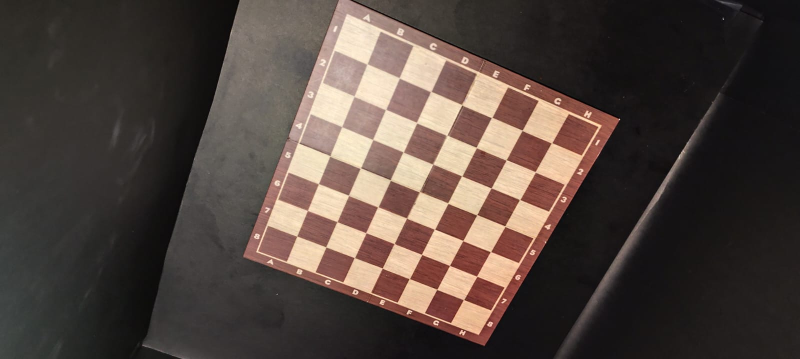
#> input picture NicolasDussan_NicolasGallego/imagenes/chess1/IMG-20250223-WA0087.jpg, 1600 x 718 px (shown at 1/2 size); its folder holds 4 pictures in this run
$ jupyter execute --allow-errors 'Entrega_1_visión.ipynb'   (shell and % lines are left out)
#> lines starting #> are read from the running program, lines starting #| are printed output that depends on the picture
<table>
    <tr>
        <td></td>
        <td>&nbsp;</td>
        <td>
            <h1 style="font-size:200%;color:blue;text-align:center">    <FONT COLOR="blue">  Generación 3D  </FONT>         </h1></td>
        <td>
            <tp><p style="font-size:99%;text-align:center">Visión por computadora </p></tp>
            <tp><p style="font-size:115%;text-align:center">Pregrado MACC 2024-2</p></tp>
            <tp><p style="font-size:115%;text-align:center">Nicolás Dussan & Nicolas Eduardo Gallego</p></tp>
        </td>
    </tr>
</table>

**Importación de librearias**

[cell 1]
import cv2 as cv
import glob
import os
import numpy as np
import open3d as o3d

**Calibración de la cámara**

[cell 2]
#definir una función para la calibración de la cámara a partir de las imagenes de chess
def calibración(iter, umbral, dir):
#> called with iter = 30, umbral = 0.0001
    criteria = (cv.TERM_CRITERIA_EPS + cv.TERM_CRITERIA_MAX_ITER, iter, umbral)

    objp = np.zeros((7 * 7, 3), np.float32)
    objp[:, :2] = np.mgrid[0:7, 0:7].T.reshape(-1, 2)

    objpoints = []
    imgpoints = []

    imagenes = dir

    for imagen in imagenes:
        img = cv.imread(imagen)
#> img is the input picture: shape (718, 1600, 3); mean B, G, R 62.3, 68.4, 80.8
        if img is None:
            print(f" No se pudo cargar la imagen {imagen}")
            continue

        gray = cv.cvtColor(img, cv.COLOR_BGR2GRAY)
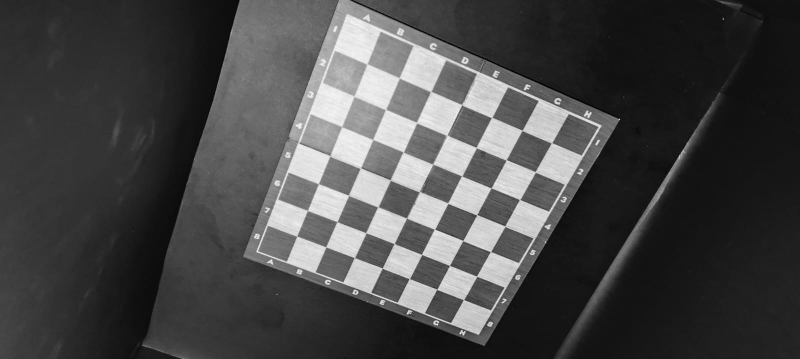
#> gray: shape (718, 1600) (shown at 1/2 size); min 0, max 249, mean 71.4
        ret, corners = cv.findChessboardCorners(gray, (7, 7), None)
#> ret = True; corners = 49 rows, first 8: [734.4, 128.4], [798.7, 156.4], [862.6, 183.4], [925.2, 211], [985.4, 235], [1044.4, 260.4], [1104.9, 285.6], [708.2, 193.3]

        if ret:
            objpoints.append(objp)
            corners2 = cv.cornerSubPix(gray, corners, (11, 11), (-1, -1), criteria)
#> corners2 = 49 rows, first 8: [734.4, 128.4], [799, 156.3], [862.1, 183.6], [924.3, 210.2], [983.7, 235.5], [1044.7, 261.2], [1103.5, 286.2], [708.6, 193]
            imgpoints.append(corners2)
        else:
            print(f"No se detectaron esquinas en {imagen}")
#> pass 2 of the loop in calibración, `for imagen in imagenes:`:
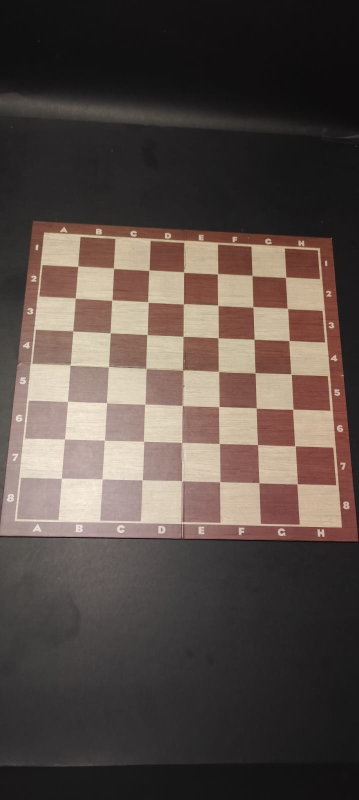
#> input picture NicolasDussan_NicolasGallego/imagenes/chess1/IMG-20250223-WA0088.jpg, 718 x 1600 px (shown at 1/2 size)
#> in calibración, img is the input picture: shape (1600, 718, 3); mean B, G, R 70.2, 75.7, 87.1
#> in calibración, `gray = cv.cvtColor(img, cv.COLOR_BGR2GRAY)`:
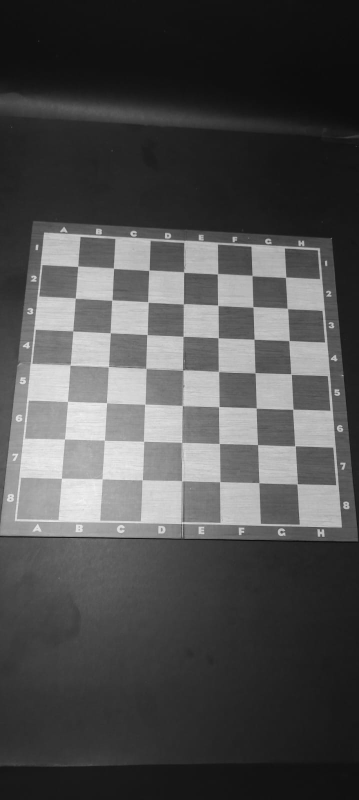
#> gray: shape (1600, 718) (shown at 1/2 size); min 5, max 244, mean 78.6
#> corners = 49 rows, first 8: [156, 533.2], [227.5, 537.4], [297.5, 541.6], [368.4, 545.7], [429, 553], [511.2, 559.8], [565, 560], [151.3, 596.8]
#> corners2 = 49 rows, first 8: [156, 533.1], [227.5, 537.1], [298.4, 541], [368, 544.6], [435.3, 548.2], [504.5, 551.5], [571.7, 555], [151, 596.9]
#> pass 3 of the loop in calibración, `for imagen in imagenes:`:
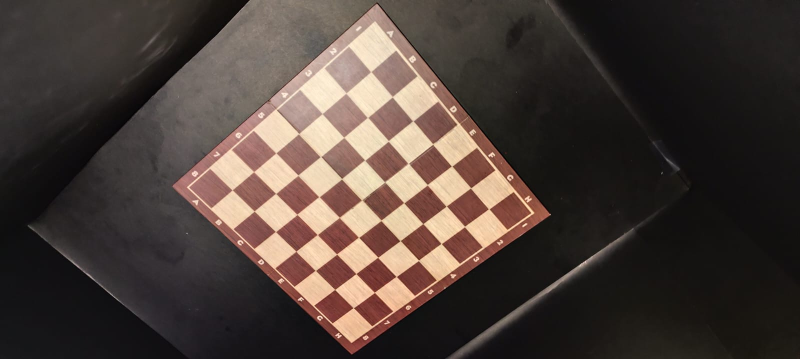
#> input picture NicolasDussan_NicolasGallego/imagenes/chess1/IMG-20250223-WA0089.jpg, 1600 x 718 px (shown at 1/2 size)
#> in calibración, img is the input picture: shape (718, 1600, 3); mean B, G, R 56.7, 62.5, 74.3
#> in calibración, `gray = cv.cvtColor(img, cv.COLOR_BGR2GRAY)`:
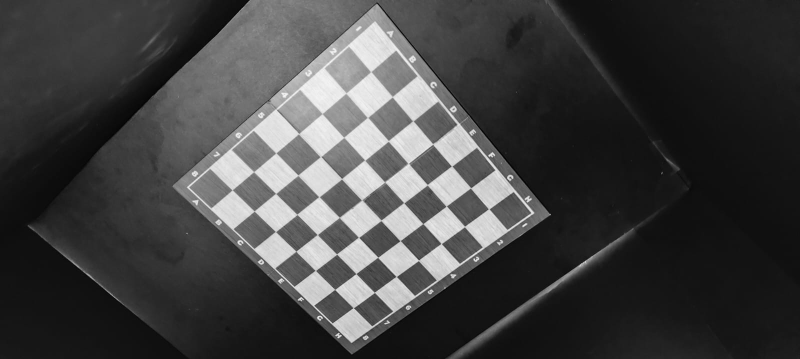
#> gray: shape (718, 1600) (shown at 1/2 size); min 0, max 247, mean 65.3
#> corners = 49 rows, first 8: [742.4, 144.5], [785.4, 193.9], [827.6, 242.4], [866.2, 289.4], [902.5, 332.2], [941.6, 376.5], [976.2, 418.5], [692.4, 186.6]
#> corners2 = 49 rows, first 8: [742.2, 143.8], [785.1, 194], [826.3, 242.4], [866.1, 288.7], [903.7, 332.6], [941.6, 376.3], [978, 418.2], [692.4, 186.7]
#> the loop made 4 passes; the first 3 are shown
    cv.destroyAllWindows()

    if len(objpoints) > 10:
        ret, mtx, dist, rvecs, tvecs = cv.calibrateCamera(objpoints, imgpoints, gray.shape[::-1], None, None)
        return ret, mtx, dist, rvecs, tvecs
#cambiar la ruta o dirrección donde se encuentran las imagenes de chess1
chess = glob.glob(r"C:\Users\nicol\OneDrive\Escritorio\chess1\*.jpg")
#> (the rest of this cell did not finish here and is left out)
